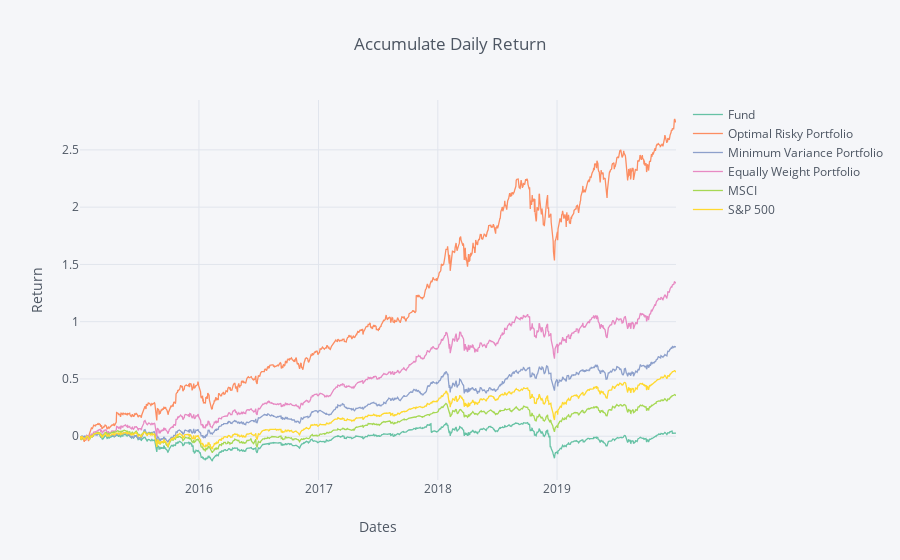

The cell this chart's notebook holds for it:
### Code cell
%%time

performance = AC_return.iloc[0:, 10:]

plyo.iplot(performance.iplot(asFigure=True,
                   theme='pearl',
                   title='Accumulate Daily Return',
                   xTitle='Dates',
                   yTitle='Return',
                   colorscale='set2'),
          #image='png',
          filename='df_ACreturn')

### Figure 1 — Plotly figure (JSON) as saved in the notebook; plotly's stock layout.template omitted (floating-point values rounded to 4 significant figures; data arrays with more than 128 entries replaced by an {"elided": "..."} marker saying what was removed)
{"data": [{"line": {"color": "rgba(102, 194, 165, 1.0)", "dash": "solid", "shape": "linear", "width": 1.3}, "mode": "lines", "name": "Fund", "text": "", "type": "scatter", "uid": "bae75c7c-c658-4ca6-ac69-a310082f3a01", "x": {"elided": "1258 str values"}, "y": {"elided": "1258 float values"}}, {"line": {"color": "rgba(252, 141, 98, 1.0)", "dash": "solid", "shape": "linear", "width": 1.3}, "mode": "lines", "name": "Optimal Risky Portfolio", "text": "", "type": "scatter", "uid": "1b665c77-69f7-4c4d-9149-32a07444f845", "x": {"elided": "1258 str values"}, "y": {"elided": "1258 float values"}}, {"line": {"color": "rgba(141, 160, 203, 1.0)", "dash": "solid", "shape": "linear", "width": 1.3}, "mode": "lines", "name": "Minimum Variance Portfolio", "text": "", "type": "scatter", "uid": "b8729877-ee97-4a83-aa86-d0ad6b9afa12", "x": {"elided": "1258 str values"}, "y": {"elided": "1258 float values"}}, {"line": {"color": "rgba(231, 138, 195, 1.0)", "dash": "solid", "shape": "linear", "width": 1.3}, "mode": "lines", "name": "Equally Weight Portfolio", "text": "", "type": "scatter", "uid": "524a427c-8078-465f-b959-fe0dbc65f111", "x": {"elided": "1258 str values"}, "y": {"elided": "1258 float values"}}, {"line": {"color": "rgba(166, 216, 84, 1.0)", "dash": "solid", "shape": "linear", "width": 1.3}, "mode": "lines", "name": "MSCI", "text": "", "type": "scatter", "uid": "dd58771b-071e-483c-ae16-9bcccabb43a6", "x": {"elided": "1258 str values"}, "y": {"elided": "1258 float values"}}, {"line": {"color": "rgba(255, 217, 47, 1.0)", "dash": "solid", "shape": "linear", "width": 1.3}, "mode": "lines", "name": "S&P 500", "text": "", "type": "scatter", "uid": "6db053e2-14f2-47e9-96f1-0a3fbb707458", "x": {"elided": "1258 str values"}, "y": {"elided": "1258 float values"}}], "layout": {"autosize": true, "legend": {"bgcolor": "#F5F6F9", "font": {"color": "#4D5663"}}, "paper_bgcolor": "#F5F6F9", "plot_bgcolor": "#F5F6F9", "title": {"font": {"color": "#4D5663"}, "text": "Accumulate Daily Return"}, "xaxis": {"autorange": true, "gridcolor": "#E1E5ED", "range": ["2015-01-02", "2019-12-31"], "showgrid": true, "tickfont": {"color": "#4D5663"}, "title": {"font": {"color": "#4D5663"}, "text": "Dates"}, "type": "date", "zerolinecolor": "#E1E5ED"}, "yaxis": {"autorange": true, "gridcolor": "#E1E5ED", "range": [-0.382, 2.935], "showgrid": true, "tickfont": {"color": "#4D5663"}, "title": {"font": {"color": "#4D5663"}, "text": "Return"}, "type": "linear", "zerolinecolor": "#E1E5ED"}}}
